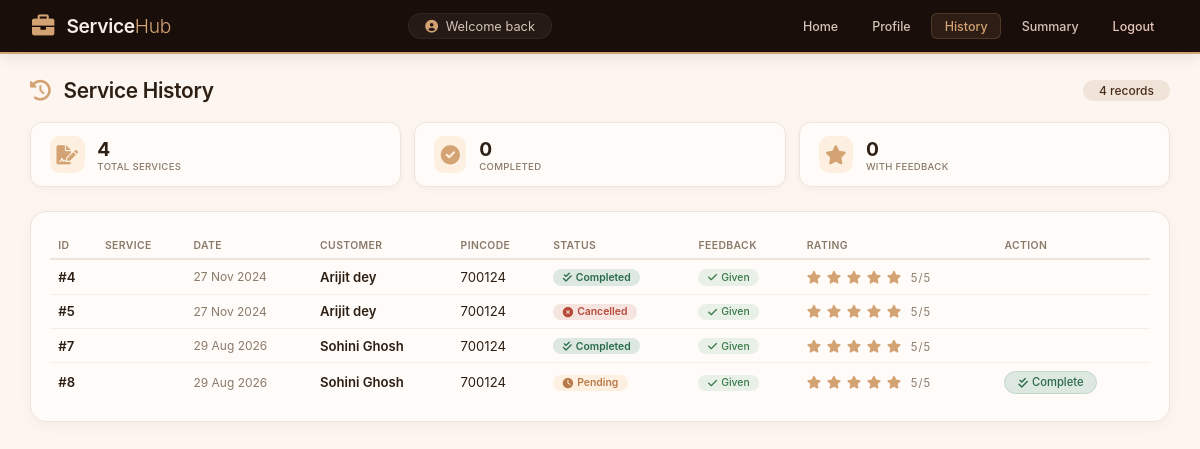
/service_history (signed in), run on the app's committed database.
### models.py (models this page shows, shortened)
class ServiceRequest(db.Model):
    __tablename__ = 'service_requests'
    id = db.Column(db.Integer, primary_key=True)
    customer_id = db.Column(db.Integer, db.ForeignKey('customers.id'), nullable=False)
    professional_id = db.Column(db.Integer, db.ForeignKey('professionals.id'), nullable=True)
    service_id = db.Column(db.Integer, db.ForeignKey('services.id'), nullable=False)  # Use service_id
    pincode = db.Column(db.String(10), nullable=False)
    status = db.Column(db.String(20), default='Pending')  # Pending, Confirmed, etc.
    date_of_request = db.Column(db.DateTime, default=datetime.utcnow)
    date_completed = db.Column(db.DateTime, nullable=True)  # New field for completion date
    work_completed = db.Column(db.Boolean, nullable=False, default=False)  # New field for work status
    customer_approval = db.Column(db.Boolean, nullable=False, default=False)  # Approval by customer
    professional_approval = db.Column(db.Boolean, nullable=False, default=False)
    service = db.relationship("Service", backref="service_requests", lazy=True)
    customer = db.relationship("Customer", backref="service_requests", lazy=True)
    professional = db.relationship("Professional", backref="assigned_requests", lazy=True)

class Customer(db.Model):
    __tablename__ = 'customers'
    id = db.Column(db.Integer, primary_key=True)
    name = db.Column(db.String(100), nullable=False)
    username = db.Column(db.String(100), unique=True, nullable=False)
    password = db.Column(db.String(100), nullable=False)  # Store password as plain text
    email = db.Column(db.String(100), unique=True, nullable=False)
    address = db.Column(db.String(200), nullable=False)
    pincode = db.Column(db.String(10), nullable=False)
    is_admin = db.Column(db.Boolean, default=False, nullable=False)
    blocked = db.Column(db.Boolean, default=False, nullable=False)

class Feedback(db.Model):
    __tablename__ = 'feedbacks'
    id = db.Column(db.Integer, primary_key=True)
    customer_id = db.Column(db.Integer, db.ForeignKey('customers.id'), nullable=False)  # Assuming you have a Customer model
    service_id = db.Column(db.Integer, db.ForeignKey('services.id'), nullable=False)  # Assuming a Service model
    professional_id = db.Column(db.Integer, db.ForeignKey('professionals.id'), nullable=False)  # Ensure 'professionals.id' matches your Professional model table name
    rating = db.Column(db.Integer, nullable=False)  # Rating scale (1-5)
    comment = db.Column(db.Text)
    created_at = db.Column(db.DateTime, default=datetime.utcnow)
    feedback_given=db.Column(db.Boolean, nullable=False, default=False)
    customer = db.relationship('Customer', backref='feedbacks')
    service = db.relationship('Service', backref='feedbacks')
    professional = db.relationship('Professional', backref='feedbacks')

### routes.py (the view)
@app.route('/service_history', methods=['GET'])
def service_history():
    professional_id = session.get('professional_id')  # Replace with actual session handling
    if not professional_id:
        flash("Please log in to view your service history.", "warning")
        return redirect(url_for('login'))
    service_requests = ServiceRequest.query.filter_by(professional_id=professional_id).all()
    for request in service_requests:
        feedback = Feedback.query.filter_by(service_id=request.service_id).first()
        request.feedback = feedback  # Attach the feedback object to the request
    return render_template(
        'service_history.html',
        service_requests=service_requests
    )

### templates/service_history.html (shortened to what this page needs)
<!DOCTYPE html>
<html lang="en">
<head>
    <link rel="stylesheet" href="https://cdnjs.cloudflare.com/ajax/libs/font-awesome/6.0.0-beta3/css/all.min.css" />
</head>
<body>
    <header>
        <div class="header-content">
            <div class="logo">
                <i class="fas fa-briefcase"></i>
                <h1>Service<span>Hub</span></h1>
            </div>
            <div class="user-greeting">
                <i class="fas fa-user-circle" style="margin-right: 4px;"></i>
                Welcome back
            </div>
            <nav>
                <a href="{{ url_for('professional_dashboard') }}">Home</a>
                <a href="{{ url_for('professional_profile') }}">Profile</a>
                <a href="{{ url_for('service_history') }}" class="active">History</a>
                <a href="{{ url_for('professional_summary') }}">Summary</a>
                <a href="{{ url_for('logout') }}" class="nav-logout">Logout</a>
            </nav>
        </div>
    </header>
    <div class="main-content">
        <div class="page-header">
            <h2>
                <i class="fas fa-history"></i> Service History
            </h2>
            <span class="count-badge">{{ service_requests|length }} records</span>
        </div>
        <div class="stats-row">
            <div class="stat-box">
                <div class="stat-icon"><i class="fas fa-file-signature"></i></div>
                <div class="stat-info">
                    <span class="stat-number">{{ service_requests|length }}</span>
                    <span class="stat-label">Total Services</span>
                </div>
            </div>
            <div class="stat-box">
                <div class="stat-icon"><i class="fas fa-check-circle"></i></div>
                <div class="stat-info">
                    <span class="stat-number">
                        {% set completed = 0 %}
                        {% for req in service_requests %}
                            {% if req.status|lower == 'completed' %}
                                {% set completed = completed + 1 %}
                            {% endif %}
                        {% endfor %}
                        {{ completed }}
                    </span>
                    <span class="stat-label">Completed</span>
                </div>
            </div>
            <div class="stat-box">
                <div class="stat-icon"><i class="fas fa-star"></i></div>
                <div class="stat-info">
                    <span class="stat-number">
                        {% set feedback_count = 0 %}
                        {% for req in service_requests %}
                            {% if req.feedback and req.feedback.feedback_given %}
                                {% set feedback_count = feedback_count + 1 %}
                            {% endif %}
                        {% endfor %}
                        {{ feedback_count }}
                    </span>
                    <span class="stat-label">With Feedback</span>
                </div>
            </div>
        </div>
        <div class="table-card">
            {% if service_requests %}
                <table>
                    <thead>
                        <tr>
                            <th>ID</th>
                            <th>Service</th>
                            <th>Date</th>
                            <th>Customer</th>
                            <th>Pincode</th>
                            <th>Status</th>
                            <th>Feedback</th>
                            <th>Rating</th>
                            <th>Action</th>
                        </tr>
                    </thead>
                    <tbody>
                        {% for request in service_requests %}
                        <tr>
                            <td><span class="fw-semibold">#{{ request.id }}</span></td>
                            <td>{{ request.service_name }}</td>
                            <td style="font-size:0.75rem; color:#8a7a6a;">{{ request.date_of_request.strftime('%d %b %Y') }}</td>
                            <td>
                                <span class="fw-semibold">{{ request.customer.name }}</span>
                            </td>
                            <td>{{ request.pincode }}</td>
                            <td>
                                <span class="status-badge
                                    {% if request.status|lower == 'pending' %}status-pending
                                    {% elif request.status|lower == 'confirmed' %}status-confirmed
                                    {% elif request.status|lower == 'completed' %}status-completed
                                    {% elif request.status|lower == 'cancelled' %}status-cancelled
                                    {% else %}status-default{% endif %}">
                                    <i class="fas
                                        {% if request.status|lower == 'pending' %}fa-clock
                                        {% elif request.status|lower == 'confirmed' %}fa-check-circle
                                        {% elif request.status|lower == 'completed' %}fa-check-double
                                        {% elif request.status|lower == 'cancelled' %}fa-times-circle
                                        {% else %}fa-circle{% endif %}"></i>
                                    {{ request.status|capitalize }}
                                </span>
                            </td>
                            <td>
                                {% if request.feedback and request.feedback.feedback_given %}
                                    <span class="feedback-badge feedback-yes">
                                        <i class="fas fa-check"></i> Given
                                    </span>
                                {% else %}
                                    <span class="feedback-badge feedback-no">
                                        <i class="fas fa-minus"></i> None
                                    </span>
                                {% endif %}
                            </td>
                            <td>
                                {% if request.feedback and request.feedback.feedback_given %}
                                    <span class="rating-stars">
                                        {% for i in range(1, 6) %}
                                            {% if i <= request.feedback.rating %}
                                                <i class="fas fa-star"></i>
                                            {% else %}
                                                <i class="fas fa-star empty"></i>
                                            {% endif %}
                                        {% endfor %}
                                        <span style="font-size:0.7rem; color:#8a7a6a; margin-left:4px;">
                                            {{ request.feedback.rating }}/5
                                        </span>
                                    </span>
                                {% else %}
                                    <span class="text-muted" style="font-size:0.7rem;">—</span>
                                {% endif %}
                            </td>
                            <td>
                                <div class="action-group">
                                    {% if not request.work_completed and request.status|lower != 'cancelled' %}
                                        <form action="{{ url_for('mark_complete_professional', request_id=request.id) }}" method="POST" style="display:inline;">
                                            <button class="btn-action btn-complete" type="submit">
                                                <i class="fas fa-check-double"></i> Complete
                                            </button>
                                        </form>
                                    {% endif %}
                                </div>
                            </td>
                        </tr>
                        {% endfor %}
                    </tbody>
                </table>
            {% else %}
                <div class="empty-state">
                    <i class="fas fa-inbox"></i>
                    <p>No service history found</p>
                    <p class="sub-text">Completed services will appear here</p>
                </div>
            {% endif %}
        </div>
    </div>
</body>
</html>

### templates/service_history.html (style rules this page uses)
* { margin: 0; padding: 0; box-sizing: border-box; }
body { font-family: 'Inter', -apple-system, BlinkMacSystemFont, 'Segoe UI', Roboto, sans-serif; background: #fdf6f0; color: #2d1f14; min-height: 100vh; }
header { background: #1a0e0a; color: #f5ede6; width: 100%; padding: 0.8rem 2rem; box-shadow: 0 2px 16px rgba(0, 0, 0, 0.1); border-bottom: 2px solid #d4a373; position: sticky; top: 0; z-index: 100; }
.header-content { max-width: 1400px; margin: 0 auto; display: flex; flex-wrap: wrap; align-items: center; justify-content: space-between; gap: 0.5rem; }
.logo { display: flex; align-items: center; gap: 0.75rem; }
.logo i { font-size: 1.4rem; color: #d4a373; }
.logo h1 { font-size: 1.2rem; font-weight: 600; letter-spacing: -0.3px; color: #f5ede6; }
.logo span { color: #d4a373; font-weight: 300; }
.user-greeting { font-size: 0.8rem; color: #d4c5b8; padding: 0.3rem 1rem; background: rgba(255, 255, 255, 0.05); border-radius: 20px; border: 1px solid rgba(255, 255, 255, 0.05); }
.user-greeting i { color: #d4a373; }
nav { display: flex; flex-wrap: wrap; gap: 0.2rem 0.4rem; align-items: center; }
nav a { text-decoration: none; color: #d4c5b8; font-weight: 500; padding: 0.3rem 0.8rem; border-radius: 6px; font-size: 0.78rem; transition: all 0.2s ease; border: 1px solid transparent; white-space: nowrap; }
nav a.active { color: #d4a373; background: rgba(212, 163, 115, 0.1); border-color: rgba(212, 163, 115, 0.2); }
.nav-logout { color: #e8c8b8 !important; }
.main-content { max-width: 1400px; width: 95%; margin: 1.5rem auto 2rem; }
.page-header { display: flex; justify-content: space-between; align-items: center; flex-wrap: wrap; gap: 1rem; margin-bottom: 1.2rem; }
.page-header h2 { font-size: 1.3rem; font-weight: 600; color: #2d1f14; letter-spacing: -0.3px; }
.page-header h2 i { color: #d4a373; margin-right: 0.5rem; }
.page-header .count-badge { background: #f0e4d8; padding: 0.2rem 1rem; border-radius: 40px; font-size: 0.75rem; font-weight: 500; color: #4a2c1a; }
.stats-row { display: grid; grid-template-columns: repeat(auto-fit, minmax(140px, 1fr)); gap: 0.8rem; margin-bottom: 1.5rem; }
.stat-box { background: #fffbf8; border-radius: 12px; padding: 0.8rem 1.2rem; box-shadow: 0 2px 8px rgba(0, 0, 0, 0.04); border: 1px solid #f0e4d8; display: flex; align-items: center; gap: 0.8rem; }
.stat-box .stat-icon { font-size: 1.2rem; color: #d4a373; background: #fdf0e0; padding: 0.4rem; border-radius: 10px; flex-shrink: 0; }
.stat-box .stat-info { display: flex; flex-direction: column; }
.stat-box .stat-number { font-size: 1.2rem; font-weight: 700; color: #2d1f14; line-height: 1.2; }
.stat-box .stat-label { font-size: 0.6rem; color: #8a7a6a; font-weight: 500; text-transform: uppercase; letter-spacing: 0.3px; }
.table-card { background: #fffbf8; border-radius: 16px; padding: 1.2rem 1.2rem; box-shadow: 0 4px 16px rgba(0, 0, 0, 0.04); border: 1px solid #f0e4d8; overflow-x: auto; }
.table-card table { width: 100%; border-collapse: collapse; font-size: 0.82rem; }
.table-card th { text-align: left; padding: 0.5rem 0.5rem 0.4rem 0.5rem; font-weight: 600; font-size: 0.65rem; text-transform: uppercase; letter-spacing: 0.4px; color: #8a7a6a; border-bottom: 2px solid #f0e4d8; white-space: nowrap; }
.table-card td { padding: 0.5rem 0.5rem; border-bottom: 1px solid #f5ede6; vertical-align: middle; color: #2d1f14; }
.table-card tr:last-child td { border-bottom: none; }
.status-badge { display: inline-flex; align-items: center; gap: 4px; padding: 0.1rem 0.6rem; border-radius: 30px; font-size: 0.65rem; font-weight: 600; }
.status-pending { background: #fdf0e0; color: #b87a4a; }
.status-completed { background: #dce8e0; color: #2a6a4a; }
.status-cancelled { background: #f5e4e0; color: #b84a3a; }
.feedback-badge { display: inline-flex; align-items: center; gap: 4px; padding: 0.1rem 0.6rem; border-radius: 30px; font-size: 0.65rem; font-weight: 500; }
.feedback-yes { background: #e8f0e8; color: #3a7a4a; }
.rating-stars { color: #d4a373; font-size: 0.8rem; letter-spacing: 1px; }
.btn-action { display: inline-flex; align-items: center; gap: 4px; padding: 0.2rem 0.8rem; border-radius: 30px; font-size: 0.7rem; font-weight: 500; border: none; cursor: pointer; transition: all 0.2s; text-decoration: none; font-family: inherit; }
.btn-complete { background: #dce8e0; color: #2a6a4a; border: 1px solid #c0d8c8; }
.action-group { display: flex; gap: 4px; flex-wrap: wrap; }
.fw-semibold { font-weight: 600; }

### data on the page
ServiceRequest: id "4", date_of_request "27 Nov 2024", customer.name "Arijit dey", pincode "700124", status "Completed", feedback.rating "5"
ServiceRequest: id "5", date_of_request "27 Nov 2024", customer.name "Arijit dey", pincode "700124", status "Cancelled", feedback.rating "5"
ServiceRequest: id "7", date_of_request "29 Aug 2026", customer.name "Sohini Ghosh", pincode "700124", status "Completed", feedback.rating "5"
ServiceRequest: id "8", date_of_request "29 Aug 2026", customer.name "Sohini Ghosh", pincode "700124", status "Pending", feedback.rating "5"

### other printed values
{{ service_requests|length }} "4"
{{ completed }} "0"
{{ feedback_count }} "0"
